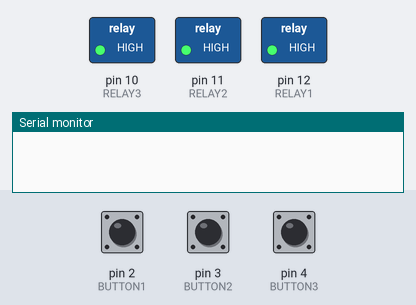
The sketch below on a simulated Arduino Uno, built with avr-gcc and run on an emulated ATmega328P. Shown: switched loads named in the sketch (green lamp = pin HIGH), the last lines printed to the serial monitor. The inputs (shaded band) are chosen by the test bench; at power-on: pin 2 (BUTTON1) LOW, pin 3 (BUTTON2) LOW, pin 4 (BUTTON3) LOW.

Above: at 1.2 s.
1.3 s: pin 2 (BUTTON1) pulled HIGH for 0.15 s
At 2.6 s:
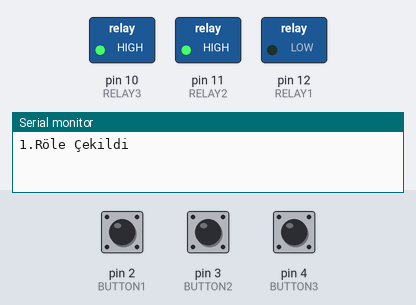
4.4 s: pin 3 (BUTTON2) pulled HIGH for 0.15 s
At 5.0 s:
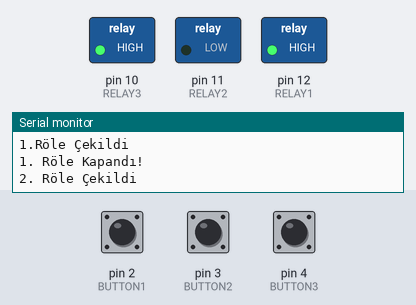
7.5 s: pin 4 (BUTTON3) pulled HIGH for 0.15 s
At 8.5 s:
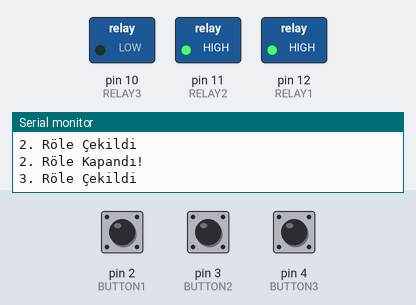
10.6 s: pin 4 (BUTTON3) pulled HIGH for 1 s
At 14.4 s:
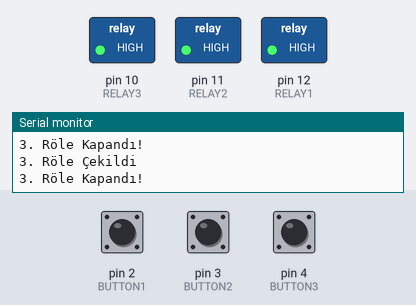
14.6 s: pin 4 (BUTTON3) pulled HIGH for 3.2 s
At 15.1 s:
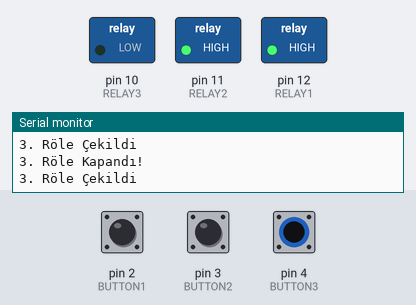
19.3 s: pin 2 (BUTTON1) driven HIGH and pin 3 (BUTTON2) driven HIGH
At 20.1 s:
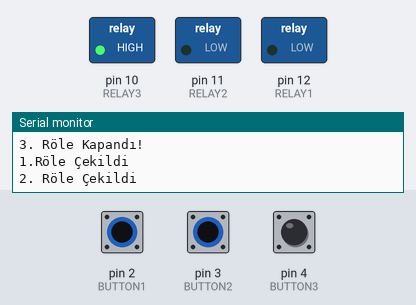
Timing chart, 0 to 23.3 s (numbered marks = the images above; inputs shaded):
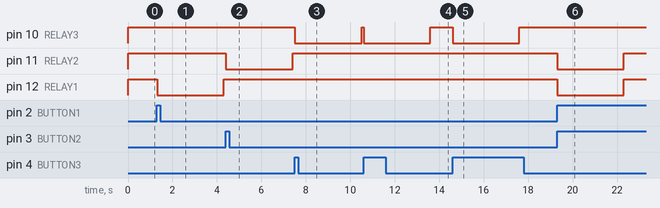

Measured:
- after the input at 1.3 s, pin 12 (RELAY1): HIGH → LOW at once, → HIGH 3.0 s later
- after the input at 4.4 s, pin 11 (RELAY2): HIGH → LOW at once, → HIGH 3.0 s later
- after the input at 7.5 s, pin 10 (RELAY3): HIGH → LOW at once, → HIGH 3.0 s later
- after the input at 10.6 s, pin 10 (RELAY3): HIGH → LOW at once, → HIGH 3.0 s later
- after the input at 14.6 s, pin 10 (RELAY3): HIGH → LOW at once, → HIGH 3.0 s later
- after the input at 19.3 s, pin 11 (RELAY2), pin 12 (RELAY1): HIGH → LOW at once, → HIGH 3.0 s later

The sketch:

MultiThreadArduino.ino
```cpp
const int RELAY1 = 12;
const int RELAY2 = 11;
const int RELAY3 = 10;

const int BUTTON1 = 2;
const int BUTTON2 = 3;
const int BUTTON3 = 4;

boolean lastButton1 = LOW;
boolean currentButton1 = LOW;
boolean relayOn1 = true;
boolean lastButton2 = LOW;
boolean currentButton2 = LOW;
boolean relayOn2 = true;
boolean lastButton3 = LOW;
boolean currentButton3 = LOW;
boolean relayOn3 = true;

boolean b1Start = false;
int b1Stage = -1;
unsigned long b1P1WorkingMillis = 0;


boolean b2Start = false;
int b2Stage = -1;
unsigned long b2P1WorkingMillis = 0;


boolean b3Start = false;
int b3Stage = -1;
unsigned long b3P1WorkingMillis = 0;

const long p1WorkingInterval = 3000;


void setup(){
  Serial.begin(9600); // See the connection status in Serial Monitor
  pinMode(RELAY1, OUTPUT);
  pinMode(BUTTON1, INPUT);
  pinMode(RELAY2, OUTPUT);
  pinMode(BUTTON2, INPUT);
  pinMode(RELAY3, OUTPUT);
  pinMode(BUTTON3, INPUT);

  digitalWrite(RELAY1, true);
  digitalWrite(RELAY2, true);
  digitalWrite(RELAY3, true);
}

boolean debounce1(boolean last1) {
  boolean current1 = digitalRead(BUTTON1);
  if(last1 != current1) {
    delay(5);
    current1 = digitalRead(BUTTON1);
  }
  return current1;
}
boolean debounce2(boolean last2) {
  boolean current2 = digitalRead(BUTTON2);
  if(last2 != current2) {
    delay(5);
    current2 = digitalRead(BUTTON2);
  }
  return current2;
}
boolean debounce3(boolean last3) {
  boolean current3 = digitalRead(BUTTON3);
  if(last3 != current3) {
    delay(5);
    current3 = digitalRead(BUTTON3);
  }
  return current3;
}

void loop()
{
  B1Function();
  B2Function();
  B3Function();
}

void B1Function()
{
  unsigned long nowMillis = 0;

  currentButton1 = debounce1(lastButton1);
  if(lastButton1 == LOW && currentButton1 == HIGH) {
    if (!b1Start)
    {
      b1Start = true;
      b1Stage = 0;
    }
  }
  lastButton1 = currentButton1;

  if (b1Start)
  {
    switch (b1Stage)
    {
      case 0:
        b1Stage = 1;
        digitalWrite(RELAY1, false);
        Serial.println("1.Röle Çekildi");
        b1P1WorkingMillis = millis();
        break;
      case 1:
        nowMillis = millis();
        if (nowMillis - b1P1WorkingMillis >= p1WorkingInterval)
        {
          b1Stage = -1;
          b1Start = false;
          Serial.println("1. Röle Kapandı!");
          digitalWrite(RELAY1, true);
        }

    }
  }
}

void B2Function()
{
  unsigned long nowMillis = 0;
  currentButton2 = debounce2(lastButton2);
  if(lastButton2 == LOW && currentButton2 == HIGH) {
    if (!b2Start)
    {
      b2Start = true;
      b2Stage = 0;
    }
  }
  lastButton2 = currentButton2;

  if (b2Start)
  {
    switch (b2Stage)
    {
      case 0:
        b2Stage = 1;
        digitalWrite(RELAY2, false);
        Serial.println("2. Röle Çekildi");
        b2P1WorkingMillis = millis();
        break;
      case 1:
        nowMillis = millis();
        if (nowMillis - b2P1WorkingMillis >= p1WorkingInterval)
        {
          b2Stage = -1;
          b2Start = false;
          Serial.println("2. Röle Kapandı!");
          digitalWrite(RELAY2, true);
        }
    }
  }
}


void B3Function()
{
  unsigned long nowMillis = 0;
  currentButton3 = debounce3(lastButton3);
  if(lastButton3 == LOW && currentButton3 == HIGH) {
    if (!b3Start)
    {
      b3Start = true;
      b3Stage = 0;
    }
  }
  lastButton3 = currentButton3;

  if (b3Start)
  {
    switch (b3Stage)
    {
      case 0:
        b3Stage = 1;
        digitalWrite(RELAY3, false);
        Serial.println("3. Röle Çekildi");
        b3P1WorkingMillis = millis();
        break;
      case 1:
        nowMillis = millis();
        if (nowMillis - b3P1WorkingMillis >= p1WorkingInterval)
        {
          b3Stage = -1;
          b3Start = false;
          Serial.println("3. Röle Kapandı!");
          digitalWrite(RELAY3, true);
        }
    }
  }
}
```
